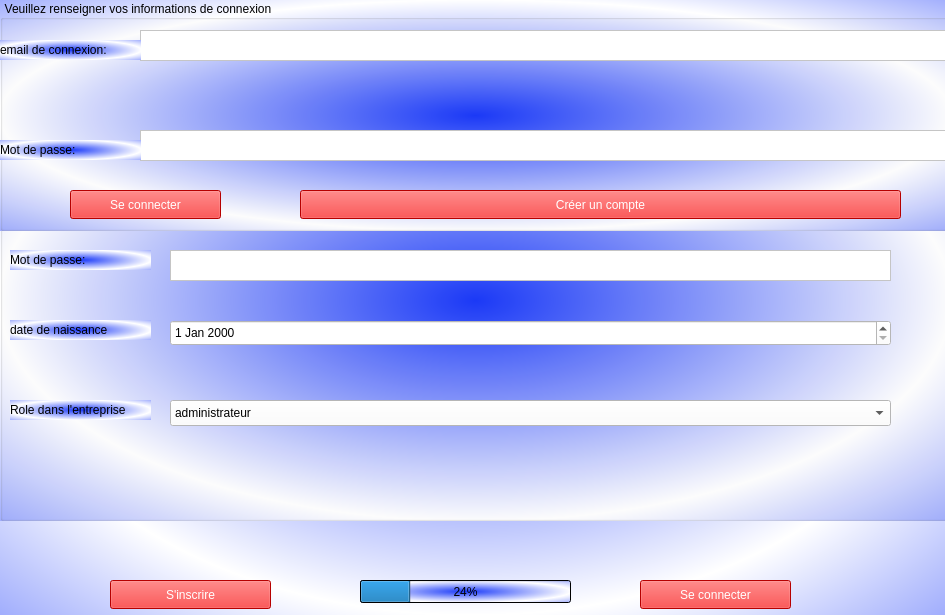
<?xml version="1.0" encoding="UTF-8"?>
<ui version="4.0">
 <class>userinterface</class>
 <widget class="QWidget" name="userinterface">
  <property name="geometry">
   <rect>
    <x>0</x>
    <y>0</y>
    <width>945</width>
    <height>615</height>
   </rect>
  </property>
  <property name="windowTitle">
   <string>Form</string>
  </property>
  <property name="styleSheet">
   <string notr="true">background-color:qradialgradient(spread:reflect, cx:0.5, cy:0.5, radius:0.5, fx:0.5, fy:0.5, stop:0 rgba(27, 58, 249, 255), stop:1 rgba(255, 255, 255, 255))</string>
  </property>
  <widget class="QLabel" name="label">
   <property name="geometry">
    <rect>
     <x>0</x>
     <y>0</y>
     <width>951</width>
     <height>121</height>
    </rect>
   </property>
   <property name="styleSheet">
    <string notr="true">qproperty-alignment:'AlignCenter';
color:black;
font: 900 22pt &quot;Segoe UI&quot;;</string>
   </property>
   <property name="text">
    <string> MANAGEROOM X V2.0.2</string>
   </property>
  </widget>
  <widget class="QGroupBox" name="groupinscription">
   <property name="geometry">
    <rect>
     <x>0</x>
     <y>80</y>
     <width>951</width>
     <height>441</height>
    </rect>
   </property>
   <property name="title">
    <string>Veuillez renseigner vos infomations pour que seul vous ou des personnnes que vous avez autorisé puissenr accéder à votre compte</string>
   </property>
   <widget class="QTextEdit" name="username">
    <property name="geometry">
     <rect>
      <x>170</x>
      <y>40</y>
      <width>721</width>
      <height>31</height>
     </rect>
    </property>
    <property name="styleSheet">
     <string notr="true">background-color:white;</string>
    </property>
   </widget>
   <widget class="QTextEdit" name="mail">
    <property name="geometry">
     <rect>
      <x>170</x>
      <y>100</y>
      <width>721</width>
      <height>31</height>
     </rect>
    </property>
    <property name="styleSheet">
     <string notr="true">background-color:white;</string>
    </property>
   </widget>
   <widget class="QTextEdit" name="password">
    <property name="geometry">
     <rect>
      <x>170</x>
      <y>170</y>
      <width>721</width>
      <height>31</height>
     </rect>
    </property>
    <property name="styleSheet">
     <string notr="true">background-color:white;</string>
    </property>
   </widget>
   <widget class="QComboBox" name="role">
    <property name="geometry">
     <rect>
      <x>170</x>
      <y>320</y>
      <width>721</width>
      <height>26</height>
     </rect>
    </property>
    <property name="styleSheet">
     <string notr="true">background-color:white;</string>
    </property>
    <item>
     <property name="text">
      <string>administrateur</string>
     </property>
    </item>
    <item>
     <property name="text">
      <string>Utilisateur(client)</string>
     </property>
    </item>
   </widget>
   <widget class="QLabel" name="label_2">
    <property name="geometry">
     <rect>
      <x>10</x>
      <y>50</y>
      <width>141</width>
      <height>20</height>
     </rect>
    </property>
    <property name="styleSheet">
     <string notr="true">qproperty-alignment:'AlignCenter';</string>
    </property>
    <property name="text">
     <string>Nom d'utilisateur:</string>
    </property>
   </widget>
   <widget class="QLabel" name="label_3">
    <property name="geometry">
     <rect>
      <x>10</x>
      <y>110</y>
      <width>141</width>
      <height>20</height>
     </rect>
    </property>
    <property name="styleSheet">
     <string notr="true">qproperty-alignment:'AlignCenter';</string>
    </property>
    <property name="text">
     <string>adresse email:</string>
    </property>
   </widget>
   <widget class="QLabel" name="label_4">
    <property name="geometry">
     <rect>
      <x>10</x>
      <y>170</y>
      <width>141</width>
      <height>20</height>
     </rect>
    </property>
    <property name="styleSheet">
     <string notr="true">qproperty-alignment:'AlignCenter';</string>
    </property>
    <property name="text">
     <string>Mot de passe:</string>
    </property>
   </widget>
   <widget class="QLabel" name="label_5">
    <property name="geometry">
     <rect>
      <x>10</x>
      <y>240</y>
      <width>141</width>
      <height>20</height>
     </rect>
    </property>
    <property name="styleSheet">
     <string notr="true">qproperty-alignment:'AlignCenter';</string>
    </property>
    <property name="text">
     <string>date de naissance</string>
    </property>
   </widget>
   <widget class="QLabel" name="label_6">
    <property name="geometry">
     <rect>
      <x>10</x>
      <y>320</y>
      <width>141</width>
      <height>20</height>
     </rect>
    </property>
    <property name="styleSheet">
     <string notr="true">qproperty-alignment:'AlignCenter';</string>
    </property>
    <property name="text">
     <string>Role dans l'entreprise</string>
    </property>
   </widget>
   <widget class="QDateEdit" name="birthday">
    <property name="geometry">
     <rect>
      <x>170</x>
      <y>240</y>
      <width>721</width>
      <height>26</height>
     </rect>
    </property>
    <property name="styleSheet">
     <string notr="true">background-color:white;</string>
    </property>
   </widget>
  </widget>
  <widget class="QPushButton" name="inscription">
   <property name="geometry">
    <rect>
     <x>110</x>
     <y>580</y>
     <width>161</width>
     <height>29</height>
    </rect>
   </property>
   <property name="styleSheet">
    <string notr="true">background-color:red;
color:white;</string>
   </property>
   <property name="text">
    <string>S'inscrire</string>
   </property>
  </widget>
  <widget class="QPushButton" name="connexion">
   <property name="geometry">
    <rect>
     <x>640</x>
     <y>580</y>
     <width>151</width>
     <height>29</height>
    </rect>
   </property>
   <property name="styleSheet">
    <string notr="true">background-color:red;
color:white;</string>
   </property>
   <property name="text">
    <string>Se connecter</string>
   </property>
  </widget>
  <widget class="QGroupBox" name="groupconnexion">
   <property name="geometry">
    <rect>
     <x>0</x>
     <y>0</y>
     <width>951</width>
     <height>231</height>
    </rect>
   </property>
   <property name="title">
    <string>Veuillez renseigner vos informations de connexion</string>
   </property>
   <widget class="QTextEdit" name="mail2">
    <property name="geometry">
     <rect>
      <x>140</x>
      <y>30</y>
      <width>811</width>
      <height>31</height>
     </rect>
    </property>
    <property name="styleSheet">
     <string notr="true">background-color:white</string>
    </property>
   </widget>
   <widget class="QTextEdit" name="password2">
    <property name="geometry">
     <rect>
      <x>140</x>
      <y>130</y>
      <width>811</width>
      <height>31</height>
     </rect>
    </property>
    <property name="styleSheet">
     <string notr="true">background-color:white</string>
    </property>
   </widget>
   <widget class="QLabel" name="label_9">
    <property name="geometry">
     <rect>
      <x>0</x>
      <y>40</y>
      <width>141</width>
      <height>20</height>
     </rect>
    </property>
    <property name="text">
     <string>email de connexion:</string>
    </property>
   </widget>
   <widget class="QLabel" name="label_10">
    <property name="geometry">
     <rect>
      <x>0</x>
      <y>140</y>
      <width>141</width>
      <height>20</height>
     </rect>
    </property>
    <property name="styleSheet">
     <string notr="true">qproperty-alignment:'AlignCenter';</string>
    </property>
    <property name="text">
     <string>Mot de passe:</string>
    </property>
   </widget>
   <widget class="QPushButton" name="connexion2">
    <property name="geometry">
     <rect>
      <x>70</x>
      <y>190</y>
      <width>151</width>
      <height>29</height>
     </rect>
    </property>
    <property name="styleSheet">
     <string notr="true">background-color:red;
color:white;</string>
    </property>
    <property name="text">
     <string>Se connecter</string>
    </property>
   </widget>
   <widget class="QPushButton" name="inscription2">
    <property name="geometry">
     <rect>
      <x>300</x>
      <y>190</y>
      <width>601</width>
      <height>29</height>
     </rect>
    </property>
    <property name="styleSheet">
     <string notr="true">background-color:red;
color:white;</string>
    </property>
    <property name="text">
     <string>Créer un compte</string>
    </property>
   </widget>
  </widget>
  <widget class="QProgressBar" name="loading">
   <property name="geometry">
    <rect>
     <x>360</x>
     <y>580</y>
     <width>211</width>
     <height>23</height>
    </rect>
   </property>
   <property name="value">
    <number>24</number>
   </property>
  </widget>
 </widget>
 <resources/>
 <connections/>
</ui>
